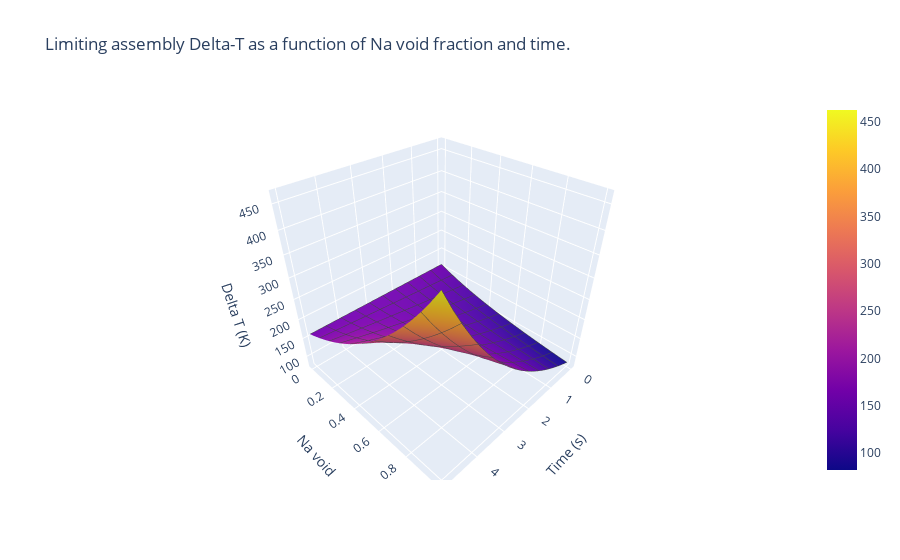

The notebook cell saved with this chart:
### Code cell
"""Last pretty picture."""
temp_surface = np.empty([alpha_array.size, time_array.size])

# Loop over the void and time range to fill in the power surface
for i in range(alpha_array.size):
    for j in range(time_array.size):
        temp_surface[i][j] = void_temp_rise(alpha_array[i], time_array[j]).m

fig = go.Figure(
    data=go.Surface(
        x=time_array, 
        y=alpha_array,
        z=temp_surface,
        contours = {
            'x': {'show': True, 'start': 0, 'end': 5, 'size': 0.5},
            'y': {'show': True, 'start': 0, 'end': 1, 'size': 0.1}
        }
    )
)
fig.update_layout(
    title="Limiting assembly Delta-T as a function of Na void fraction and time.",
    scene = dict(
        xaxis_title="Time (s)",
        yaxis_title="Na void",
        zaxis_title="Delta T (K)"
    )
)
fig.show()

### Figure 1 — Plotly figure (JSON) as saved in the notebook; plotly's stock layout.template omitted (floating-point values rounded to 4 significant figures; data arrays with more than 128 entries replaced by an {"elided": "..."} marker saying what was removed)
{"data": [{"contours": {"x": {"end": 5, "show": true, "size": 0.5, "start": 0}, "y": {"end": 1, "show": true, "size": 0.1, "start": 0}}, "type": "surface", "x": [0, 0.2632, 0.5263, 0.7895, 1.053, 1.316, 1.579, 1.842, 2.105, 2.368, 2.632, 2.895, 3.158, 3.421, 3.684, 3.947, 4.211, 4.474, 4.737, 5], "y": [0, 0.05263, 0.1053, 0.1579, 0.2105, 0.2632, 0.3158, 0.3684, 0.4211, 0.4737, 0.5263, 0.5789, 0.6316, 0.6842, 0.7368, 0.7895, 0.8421, 0.8947, 0.9474, 1], "z": {"elided": "20x20 float values"}}], "layout": {"scene": {"xaxis": {"title": {"text": "Time (s)"}}, "yaxis": {"title": {"text": "Na void"}}, "zaxis": {"title": {"text": "Delta T (K)"}}}, "title": {"text": "Limiting assembly Delta-T as a function of Na void fraction and time."}}}
